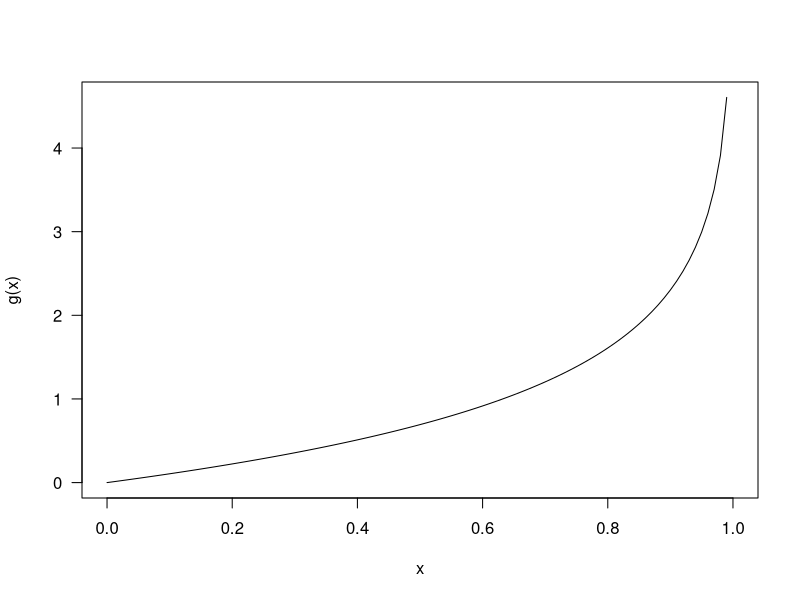

The R script that drew this image:
## ---- chunk 1
options(width = 90)
library(knitr)
knit_hooks$set(small.mar = function(before, options, envir) {
    if (before) par(mar = c(4, 4, .1, .1))  # smaller margin on top and right
})
## ---- chunk 2
curve(qexp, from = 0, to = 1, xlab = "x", ylab = "g(x)", las = 1)
## ---- chunk 3
# computes the x-th Fibonacci number without recursion and with vectorization
F <- function(x) {
  sqrt_5 <- sqrt(5) # defined once, used twice
  golden_ratio <- (1 + sqrt_5) / 2
  return(round(golden_ratio ^ (x + 1) / sqrt_5))
}
# probability of knocking down x out of n pins
Pr <- function(x, n = 10) return( ifelse(x > n, 0, F(x)) / (-1 + F(n + 2)) )

Omega <- 0:10 # 0, 1, 2, 3, 4, 5, 6, 7, 8, 9, 10
names(Omega) <- as.character(Omega)
round(c(Pr(Omega), total = sum(Pr(Omega))), digits = 4)

x <- sample(Omega, size = 1, prob = Pr(Omega)) # realization of random variable
## ---- chunk 4
(TRUE & TRUE) == (TRUE * TRUE)
(TRUE & FALSE) == (TRUE * FALSE)
## ---- chunk 5
joint_Pr <- matrix(0, nrow = length(Omega), ncol = length(Omega))
rownames(joint_Pr) <- colnames(joint_Pr) <- as.character(Omega)
for (x1 in Omega) { # already created by source("bowling.R")
  Pr_x1 <- Pr(x1, n = 10)
  for (x2 in 0:(10 - x1))
    joint_Pr[x1 + 1, x2 + 1] <- Pr_x1 * Pr(x2, n = 10 - x1)
}
sum(joint_Pr) # that sums to 1
## ---- chunk 6
library(kableExtra)
library(dplyr)
options("kableExtra.html.bsTable" = TRUE)
options(scipen = 5)
tmp <- as.data.frame(joint_Pr)
for (i in 1:ncol(tmp)) 
  tmp[,i] <- cell_spec(round(tmp[,i], digits = 6), "html", bold = tmp[,i] == 0,
                       color = ifelse(tmp[,i] == 0, "red", "black"))
kable(tmp, digits = 5, align = 'c', escape = FALSE) %>%
    kable_styling("striped", full_width = FALSE)
## ---- chunk 7
tmp <- as.data.frame(joint_Pr)
for (i in 1:ncol(tmp)) 
  tmp[,i] <- cell_spec(round(tmp[,i], digits = 6), "html", bold = tmp[,i] == 0,
                       color = ifelse(tmp[,i] == 0, "red", "black"))
kable(tmp, digits = 5, align = 'c', escape = FALSE) %>%
    kable_styling("striped", full_width = FALSE)
## ---- chunk 8
round(rbind(Pr_X1 = Pr(Omega), margin1 = rowSums(joint_Pr), margin2 = colSums(joint_Pr)), 3)
## ---- chunk 9
tmp <- as.data.frame(joint_Pr)
for (i in 1:ncol(tmp)) 
  tmp[,i] <- cell_spec(round(tmp[,i], digits = 6), "html", bold = tmp[,i] == 0,
                       color = ifelse(tmp[,i] == 0, "red", 
                                      ifelse(i == 5, "black", "blue")))
kable(tmp, digits = 5, align = 'c', escape = FALSE) %>%
    kable_styling("striped", full_width = FALSE)
## ---- chunk 10
joint_Pr["3", "4"] / sum(joint_Pr[ , "4"])
## ---- chunk 11
round(Pr(Omega), digits = 4)  # What is the mode, median, and expectation of X1?
## ---- chunk 12
sum(-log(joint_Pr) * joint_Pr, na.rm = TRUE) # entropy
## ---- chunk 13
dhyper <- function(x, N, K, n) choose(K, x) * choose(N - K, n - x) / choose(N, n)
dhyper(x = 1, N = 52, K = 16, n = 1) * # probability of a 10, J, Q, or K
dhyper(x = 1, N = 51, K =  4, n = 1) * # probability of an Ace given a non-Ace already
2                                      # because the Ace can come either second or first
